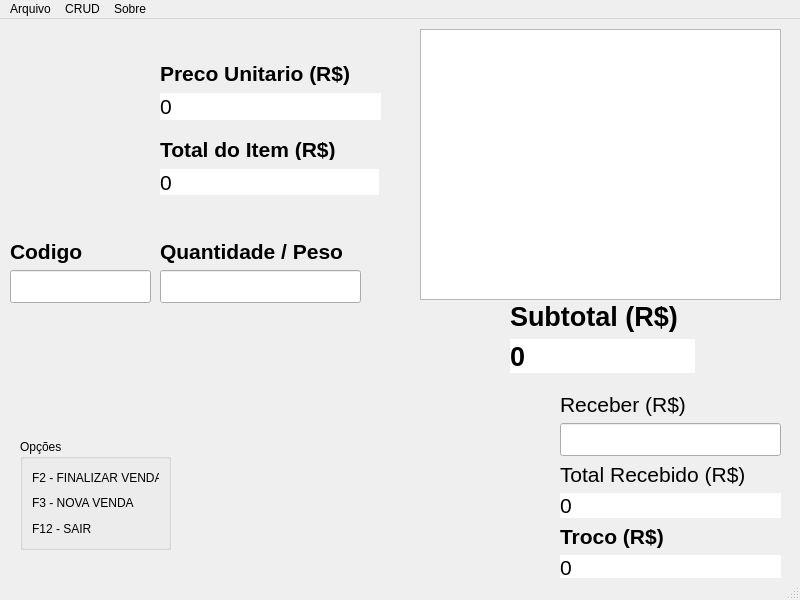
<?xml version="1.0" encoding="UTF-8"?>
<ui version="4.0">
 <class>MainWindow</class>
 <widget class="QMainWindow" name="MainWindow">
  <property name="geometry">
   <rect>
    <x>0</x>
    <y>0</y>
    <width>800</width>
    <height>600</height>
   </rect>
  </property>
  <property name="windowTitle">
   <string>MainWindow</string>
  </property>
  <widget class="QWidget" name="centralwidget">
   <widget class="QGroupBox" name="groupBox">
    <property name="geometry">
     <rect>
      <x>20</x>
      <y>420</y>
      <width>151</width>
      <height>111</height>
     </rect>
    </property>
    <property name="title">
     <string>Opções</string>
    </property>
    <layout class="QVBoxLayout" name="verticalLayout_8">
     <item>
      <layout class="QVBoxLayout" name="verticalLayout_7">
       <item>
        <widget class="QLabel" name="label_15">
         <property name="text">
          <string>F2 - FINALIZAR VENDA</string>
         </property>
        </widget>
       </item>
       <item>
        <widget class="QLabel" name="label_14">
         <property name="text">
          <string>F3 - NOVA VENDA</string>
         </property>
        </widget>
       </item>
       <item>
        <widget class="QLabel" name="label_16">
         <property name="text">
          <string>F12 - SAIR</string>
         </property>
        </widget>
       </item>
      </layout>
     </item>
    </layout>
   </widget>
   <widget class="QWidget" name="layoutWidget_6">
    <property name="geometry">
     <rect>
      <x>160</x>
      <y>220</y>
      <width>201</width>
      <height>64</height>
     </rect>
    </property>
    <layout class="QVBoxLayout" name="verticalLayout_2">
     <item>
      <widget class="QLabel" name="label_9">
       <property name="font">
        <font>
         <pointsize>16</pointsize>
         <weight>75</weight>
         <bold>true</bold>
        </font>
       </property>
       <property name="text">
        <string>Quantidade / Peso</string>
       </property>
      </widget>
     </item>
     <item>
      <widget class="QLineEdit" name="lineEditQuantidade">
       <property name="font">
        <font>
         <pointsize>16</pointsize>
        </font>
       </property>
       <property name="focusPolicy">
        <enum>Qt::StrongFocus</enum>
       </property>
       <property name="text">
        <string/>
       </property>
      </widget>
     </item>
    </layout>
   </widget>
   <widget class="QWidget" name="layoutWidget_4">
    <property name="geometry">
     <rect>
      <x>160</x>
      <y>40</y>
      <width>221</width>
      <height>61</height>
     </rect>
    </property>
    <layout class="QVBoxLayout" name="verticalLayout">
     <item>
      <widget class="QLabel" name="label">
       <property name="font">
        <font>
         <pointsize>16</pointsize>
         <weight>75</weight>
         <bold>true</bold>
        </font>
       </property>
       <property name="text">
        <string>Preco Unitario (R$)</string>
       </property>
      </widget>
     </item>
     <item>
      <widget class="QLabel" name="labelPrecoUnitarioValor">
       <property name="font">
        <font>
         <pointsize>16</pointsize>
         <weight>50</weight>
         <bold>false</bold>
        </font>
       </property>
       <property name="styleSheet">
        <string notr="true">background-color: rgb(255, 255, 255);
border-color: rgb(0, 0, 0);</string>
       </property>
       <property name="text">
        <string>0</string>
       </property>
      </widget>
     </item>
    </layout>
   </widget>
   <widget class="QWidget" name="layoutWidget_2">
    <property name="geometry">
     <rect>
      <x>10</x>
      <y>220</y>
      <width>141</width>
      <height>64</height>
     </rect>
    </property>
    <layout class="QVBoxLayout" name="verticalLayout_3">
     <item>
      <widget class="QLabel" name="label_8">
       <property name="font">
        <font>
         <pointsize>16</pointsize>
         <weight>75</weight>
         <bold>true</bold>
        </font>
       </property>
       <property name="text">
        <string>Codigo</string>
       </property>
      </widget>
     </item>
     <item>
      <widget class="QLineEdit" name="lineEditCodigo">
       <property name="font">
        <font>
         <pointsize>16</pointsize>
        </font>
       </property>
       <property name="text">
        <string/>
       </property>
      </widget>
     </item>
    </layout>
   </widget>
   <widget class="QWidget" name="layoutWidget_5">
    <property name="geometry">
     <rect>
      <x>510</x>
      <y>280</y>
      <width>185</width>
      <height>74</height>
     </rect>
    </property>
    <layout class="QVBoxLayout" name="verticalLayout_4">
     <item>
      <widget class="QLabel" name="label_10">
       <property name="font">
        <font>
         <pointsize>20</pointsize>
         <weight>75</weight>
         <bold>true</bold>
        </font>
       </property>
       <property name="text">
        <string>Subtotal (R$)</string>
       </property>
      </widget>
     </item>
     <item>
      <widget class="QLabel" name="labelSubtotalValor">
       <property name="font">
        <font>
         <pointsize>20</pointsize>
         <weight>75</weight>
         <bold>true</bold>
        </font>
       </property>
       <property name="styleSheet">
        <string notr="true">background-color: rgb(255, 255, 255);
border-color: rgb(0, 0, 0);</string>
       </property>
       <property name="text">
        <string>0</string>
       </property>
      </widget>
     </item>
    </layout>
   </widget>
   <widget class="QLabel" name="labelTotalDoItemValor">
    <property name="geometry">
     <rect>
      <x>160</x>
      <y>150</y>
      <width>219</width>
      <height>26</height>
     </rect>
    </property>
    <property name="font">
     <font>
      <pointsize>16</pointsize>
      <weight>50</weight>
      <bold>false</bold>
     </font>
    </property>
    <property name="styleSheet">
     <string notr="true">background-color: rgb(255, 255, 255);
border-color: rgb(0, 0, 0);</string>
    </property>
    <property name="text">
     <string>0</string>
    </property>
   </widget>
   <widget class="QLabel" name="label_3">
    <property name="geometry">
     <rect>
      <x>160</x>
      <y>120</y>
      <width>201</width>
      <height>21</height>
     </rect>
    </property>
    <property name="font">
     <font>
      <pointsize>16</pointsize>
      <weight>75</weight>
      <bold>true</bold>
     </font>
    </property>
    <property name="text">
     <string>Total do Item (R$)</string>
    </property>
   </widget>
   <widget class="QTableWidget" name="tableProdutosPedido">
    <property name="geometry">
     <rect>
      <x>420</x>
      <y>10</y>
      <width>361</width>
      <height>271</height>
     </rect>
    </property>
    <property name="focusPolicy">
     <enum>Qt::ClickFocus</enum>
    </property>
   </widget>
   <widget class="QWidget" name="layoutWidget">
    <property name="geometry">
     <rect>
      <x>560</x>
      <y>373</y>
      <width>221</width>
      <height>188</height>
     </rect>
    </property>
    <layout class="QVBoxLayout" name="verticalLayout_5">
     <item>
      <widget class="QLabel" name="label_11">
       <property name="font">
        <font>
         <pointsize>16</pointsize>
         <weight>50</weight>
         <bold>false</bold>
        </font>
       </property>
       <property name="text">
        <string>Receber (R$)</string>
       </property>
      </widget>
     </item>
     <item>
      <widget class="QLineEdit" name="lineEditReceber">
       <property name="font">
        <font>
         <pointsize>16</pointsize>
        </font>
       </property>
       <property name="focusPolicy">
        <enum>Qt::NoFocus</enum>
       </property>
       <property name="text">
        <string/>
       </property>
      </widget>
     </item>
     <item>
      <widget class="QLabel" name="label_13">
       <property name="font">
        <font>
         <pointsize>16</pointsize>
         <weight>50</weight>
         <bold>false</bold>
        </font>
       </property>
       <property name="text">
        <string>Total Recebido (R$)</string>
       </property>
      </widget>
     </item>
     <item>
      <widget class="QLabel" name="labelTotalRecebidoValor">
       <property name="font">
        <font>
         <pointsize>16</pointsize>
         <weight>50</weight>
         <bold>false</bold>
        </font>
       </property>
       <property name="styleSheet">
        <string notr="true">background-color: rgb(255, 255, 255);
border-color: rgb(0, 0, 0);</string>
       </property>
       <property name="text">
        <string>0</string>
       </property>
      </widget>
     </item>
     <item>
      <widget class="QLabel" name="label_12">
       <property name="font">
        <font>
         <pointsize>16</pointsize>
         <weight>75</weight>
         <bold>true</bold>
        </font>
       </property>
       <property name="text">
        <string>Troco (R$)</string>
       </property>
      </widget>
     </item>
     <item>
      <widget class="QLabel" name="labelTrocoValor">
       <property name="font">
        <font>
         <pointsize>16</pointsize>
         <weight>50</weight>
         <bold>false</bold>
        </font>
       </property>
       <property name="styleSheet">
        <string notr="true">background-color: rgb(255, 255, 255);
border-color: rgb(0, 0, 0);</string>
       </property>
       <property name="text">
        <string>0</string>
       </property>
      </widget>
     </item>
    </layout>
   </widget>
  </widget>
  <widget class="QMenuBar" name="menubar">
   <property name="geometry">
    <rect>
     <x>0</x>
     <y>0</y>
     <width>800</width>
     <height>21</height>
    </rect>
   </property>
   <widget class="QMenu" name="menuCrud">
    <property name="enabled">
     <bool>true</bool>
    </property>
    <property name="title">
     <string>CRUD</string>
    </property>
    <addaction name="actionProduto"/>
    <addaction name="actionUsuario"/>
   </widget>
   <widget class="QMenu" name="menuArquivo">
    <property name="title">
     <string>Arquivo</string>
    </property>
    <addaction name="actionSair"/>
   </widget>
   <widget class="QMenu" name="menuSobre">
    <property name="title">
     <string>Sobre</string>
    </property>
    <addaction name="actionQt_Creator"/>
    <addaction name="actionSorveteria"/>
   </widget>
   <addaction name="menuArquivo"/>
   <addaction name="menuCrud"/>
   <addaction name="menuSobre"/>
  </widget>
  <widget class="QStatusBar" name="statusbar"/>
  <action name="actionProduto">
   <property name="enabled">
    <bool>true</bool>
   </property>
   <property name="text">
    <string>Produto</string>
   </property>
   <property name="visible">
    <bool>true</bool>
   </property>
  </action>
  <action name="actionSair">
   <property name="text">
    <string>Sair</string>
   </property>
  </action>
  <action name="actionQt_Creator">
   <property name="text">
    <string>Qt Creator</string>
   </property>
  </action>
  <action name="actionSorveteria">
   <property name="text">
    <string>C++ Sorveteria</string>
   </property>
  </action>
  <action name="actionUsuario">
   <property name="text">
    <string>Usuario</string>
   </property>
  </action>
 </widget>
 <resources/>
 <connections/>
</ui>
